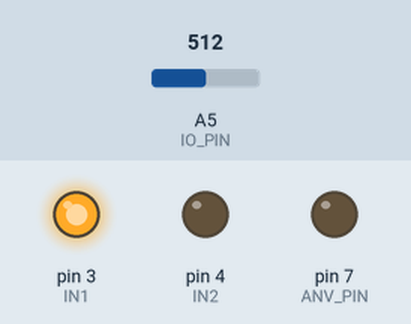
A sketch run on a simulated Arduino Uno, built with avr-gcc and run on an emulated ATmega328P. Parts: output pins drawn as LEDs (lit = HIGH). The inputs (shaded band) are chosen by the test bench; at power-on: A5 (IO_PIN) = 512. What the sketch prints to the serial monitor is not drawn.

Above: at 1.2 s.
1.3 s: A5 (IO_PIN) set to 529
At 2.7 s:
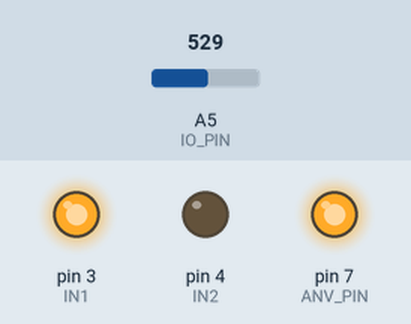
3.5 s: A5 (IO_PIN) set to 511
At 4.4 s:
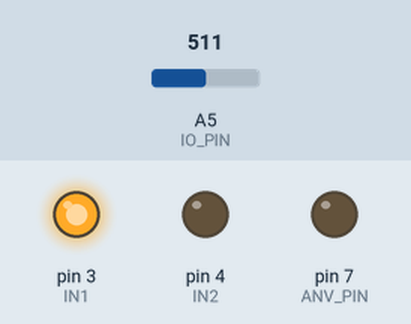
5.5 s: A5 (IO_PIN) set to 716
At 7.2 s:
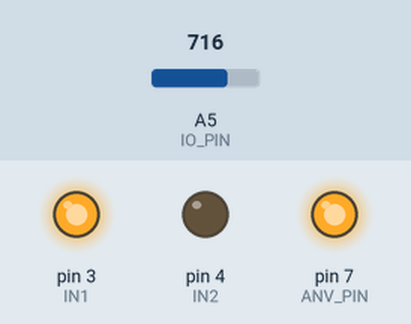
Timing chart, 0 to 8.7 s (numbered marks = the images above; inputs shaded):
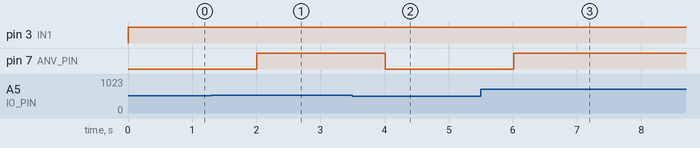

Measured:
- the behaviour switches between 513 and 514 on A5 (IO_PIN) (found by bisection; images 0 and 1)
- after the input at 1.3 s, pin 7 (ANV_PIN): LOW → HIGH after 0.71 s
- after the input at 3.5 s, pin 7 (ANV_PIN): HIGH → LOW after 0.51 s
- after the input at 5.5 s, pin 7 (ANV_PIN): LOW → HIGH after 0.51 s

The sketch:

dynamicSpeedTest.ino
```cpp
#define ANV_PIN 7
#define IN1 3
#define IN2 4
#define IO_PIN 5

double difference;

// Length of linear actuator from ranges 0-255.
double Setpoint = 0;

// Rate of Change for Position to find velocity of linear actuator.
unsigned long lastTime = 0;   // Last time you connected to the server, in milliseconds.
const unsigned long updateDelay = 1000L;    // Delay between updates, in milliseconds.
float previousDistance = 0;
float deltaSpeed = 0;   // Speed value calculated from change of position.

void setup() {
  // put your setup code here, to run once:
  pinMode(ANV_PIN, OUTPUT);
  pinMode(IN1, OUTPUT);
  pinMode(IN2, OUTPUT);
  pinMode(IO_PIN, INPUT);

  Serial.begin(115200);
}

void loop() {
  int Input_Current = map(analogRead(IO_PIN), 0, 1023, 0 , 255);     // reads the current input value between 0 - 255.
  Serial.print("Input_Current: ");
  Serial.println(Input_Current);

  difference = Setpoint - Input_Current;

  // if 1000 milliseconds have passed since your last connection, then update delta for velocity.
  if (millis() - lastTime > updateDelay) {
    updateDelta(difference, previousDistance);
    Serial.print("DeltaSpeed: ");
    Serial.println(deltaSpeed);
  }

  analogWrite(ANV_PIN, deltaSpeed); // Changes speed on values 0-255.
//  Serial.println(deltaSpeed);

  if (difference > Input_Current) // Setpoint is greater length than current length.
  {
    retract(); // retract the stroke
  }
  else if (difference < Input_Current) // Setpoint is less than length of current length.
  {
    extend(); // extend the stroke
  }
  else // Setpoint is eqivalent length than current length.
  {

  }

  /*
  // put your main code here, to run repeatedly:
  extend();
  delay(3000);
  retract();
  delay(3000);
  */
}

void extend() {
  Serial.println("Extending...");
  digitalWrite(IN1, HIGH);
  digitalWrite(IN2, LOW);
}

void retract() {
  Serial.println("Retracting...");
  digitalWrite(IN1, LOW);
  digitalWrite(IN2, HIGH);
}

void updateDelta(float currentDistance, float previousDistance) {
  deltaSpeed = abs((currentDistance - previousDistance) / (updateDelay / 1000));   // Delta speed is in analog value (0-255) / updateDelay (1 sec)
  lastTime = millis();
}
```
